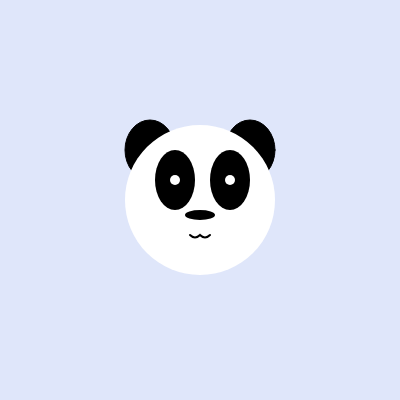
Frame 1 (no input)
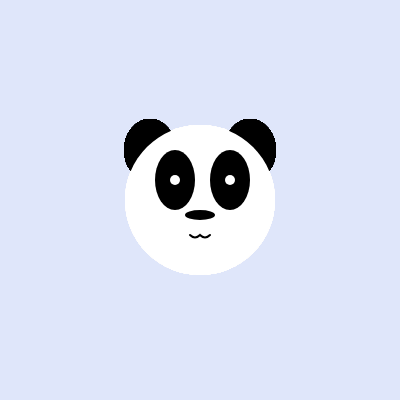
Frame 60 (no input)
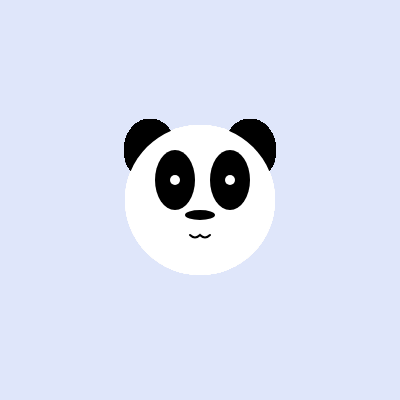
Frame 120 (the mouse pressed at the canvas centre since frame 60)

The p5.js sketch that drew these frames (run headless with seeded random() and noise() and a simulated clock; from frame 60 on, the mouse is pressed at the canvas centre):

// p5.js sketch
// ── sketch.js
function setup() {
  createCanvas(400, 400);
  background(223, 230, 250); 
}

function draw() {
  panda(width/2, height/2); 
}

function panda(x, y) { 
  
  fill(0);
  ellipse(x - 50, y - 50, 50, 60);
  ellipse(x + 50, y - 50, 50, 60);

  fill(255);
  noStroke();
  ellipse(x, y, 150, 150);

  fill(0);
  ellipse(x - 25, y - 20, 40, 60);
  ellipse(x + 30, y - 20, 40, 60);

  fill(255);
  ellipse(x + 30, y - 20, 10, 10);
  ellipse(x - 25, y - 20, 10, 10);

  fill(0);
  ellipse(x, y + 15, 30, 10);

  noFill();
  stroke(0);
  strokeWeight(2);
  beginShape();
  vertex(x - 10, y + 35); 
  quadraticVertex(x - 5, y + 40, x, y + 35); 
  quadraticVertex(x + 5, y + 40, x + 10, y + 35); 
  endShape();
}
